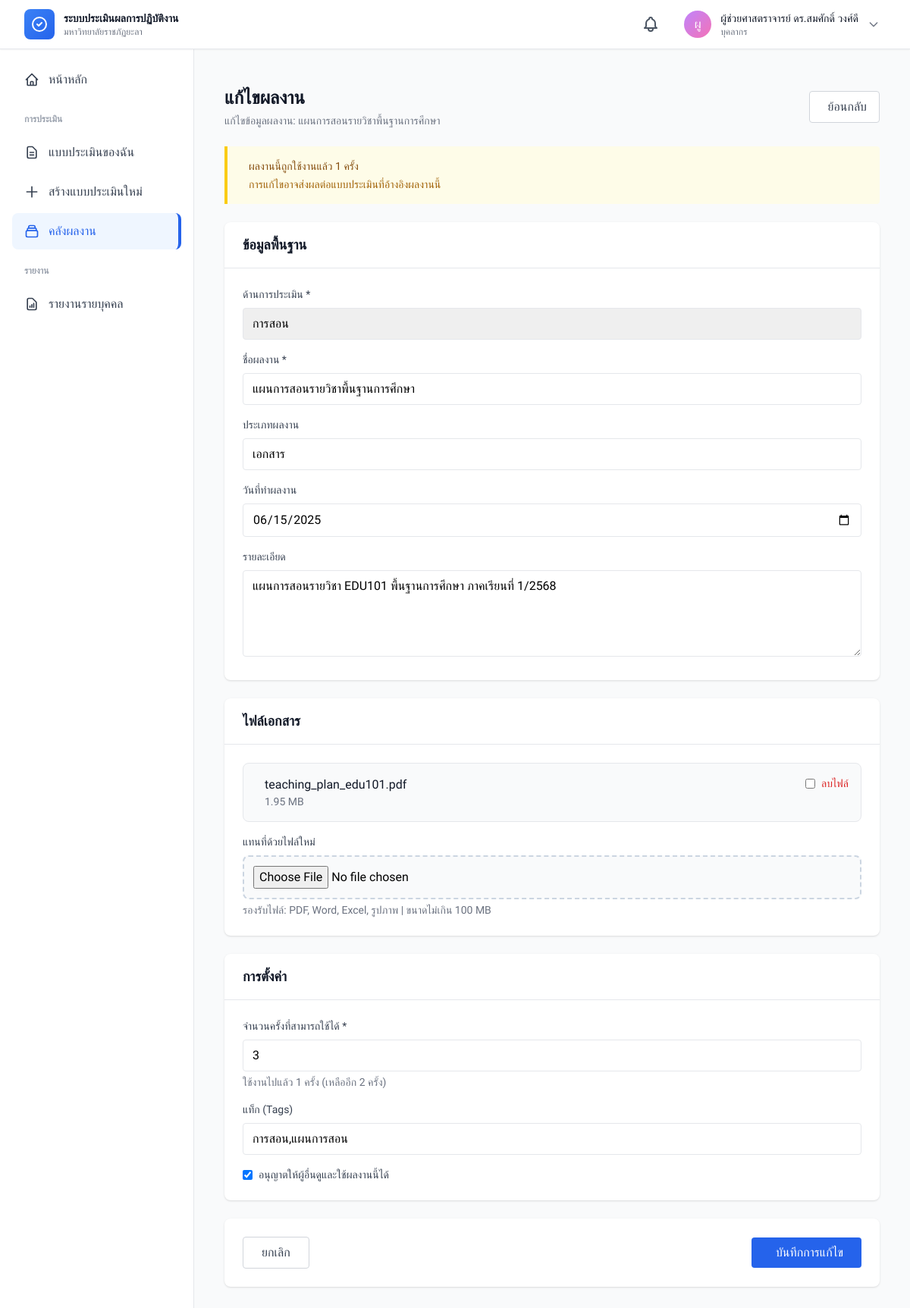
Screenshot of /modules/portfolio/edit.php?id=1 (signed in) with the database file from the repository.
### tables this page shows
CREATE TABLE `portfolios` (
  `portfolio_id` int(11) NOT NULL,
  `user_id` int(11) NOT NULL,
  `aspect_id` int(11) NOT NULL,
  `title` varchar(500) NOT NULL,
  `description` text DEFAULT NULL,
  `work_type` varchar(100) DEFAULT NULL,
  `work_date` date DEFAULT NULL,
  `max_usage_count` int(11) DEFAULT 1,
  `current_usage_count` int(11) DEFAULT 0,
  `file_path` varchar(500) DEFAULT NULL,
  `file_name` varchar(255) DEFAULT NULL,
  `file_size` int(11) DEFAULT NULL,
  `is_shared` tinyint(1) DEFAULT 0,
  `created_by` int(11) DEFAULT NULL,
  `updated_by` int(11) DEFAULT NULL,
  `tags` varchar(500) DEFAULT NULL,
  `created_at` timestamp NOT NULL DEFAULT current_timestamp(),
  `updated_at` timestamp NOT NULL DEFAULT current_timestamp() ON UPDATE current_timestamp()
);

CREATE TABLE `evaluation_aspects` (
  `aspect_id` int(11) NOT NULL,
  `personnel_type_id` int(11) DEFAULT NULL,
  `aspect_code` varchar(20) NOT NULL,
  `aspect_name_th` varchar(255) NOT NULL,
  `aspect_name_en` varchar(255) DEFAULT NULL,
  `description` text DEFAULT NULL,
  `max_score` decimal(10,2) DEFAULT 100.00,
  `weight_percentage` decimal(5,2) DEFAULT 0.00,
  `sort_order` int(11) DEFAULT 0,
  `display_order` int(11) DEFAULT 0,
  `is_active` tinyint(1) DEFAULT 1,
  `created_by` int(11) DEFAULT NULL,
  `updated_by` int(11) DEFAULT NULL,
  `created_at` timestamp NOT NULL DEFAULT current_timestamp(),
  `updated_at` timestamp NOT NULL DEFAULT current_timestamp() ON UPDATE current_timestamp()
);

### includes/helpers.php (called while the page is built, shortened)
<?php
function format_bytes($bytes, $precision = 2)
{
    $units = ['Bytes', 'KB', 'MB', 'GB', 'TB'];
    $base = log($bytes, 1024);
    $pow = floor($base);
    return round(pow(1024, $base - $pow), $precision) . ' ' . $units[$pow];
}
function e($string)
{
    return htmlspecialchars($string, ENT_QUOTES, 'UTF-8');
}

### config/app.php (called while the page is built, shortened)
<?php
function url($path = '')
{
    return APP_URL . '/' . ltrim($path, '/');
}
function error($key)
{
    return $_SESSION['errors'][$key] ?? null;
}

### modules/portfolio/edit.php (the view, shortened to what this page needs)
<?php
require_once APP_ROOT . '/config/app.php';
require_once APP_ROOT . '/includes/helpers.php';
$db = getDB();
$user_id = $_SESSION['user']['user_id'];
$portfolio_id = $_GET['id'] ?? 0;
try {
    $stmt = $db->prepare("
        SELECT p.*, ea.aspect_name_th
        FROM portfolios p
        LEFT JOIN evaluation_aspects ea ON p.aspect_id = ea.aspect_id
        WHERE p.portfolio_id = ? AND p.user_id = ?
    ");
    $stmt->execute([$portfolio_id, $user_id]);
    $portfolio = $stmt->fetch();
    $stmt = $db->prepare("
        SELECT COUNT(*) as usage_count
        FROM evaluation_portfolios
        WHERE portfolio_id = ?
    ");
    $stmt->execute([$portfolio_id]);
    $usage = $stmt->fetch();
    $stmt = $db->query("
        SELECT aspect_id, aspect_name_th, description
        FROM evaluation_aspects
        WHERE is_active = 1
        ORDER BY display_order
    ");
    $aspects = $stmt->fetchAll();
} catch (Exception $e) {
    error_log('Edit Portfolio Error: ' . $e->getMessage());
    flash_error('เกิดข้อผิดพลาด: ' . $e->getMessage());
    redirect('modules/portfolio/index.php');
    exit;
}
include APP_ROOT . '/includes/header.php';
?>
<div class="container mx-auto px-4 py-6">
    <div class="max-w-4xl mx-auto">
        <div class="mb-6">
            <div class="flex items-center justify-between">
                <div>
                    <h1 class="text-2xl font-bold text-gray-900">แก้ไขผลงาน</h1>
                    <p class="mt-1 text-sm text-gray-500">
                        แก้ไขข้อมูลผลงาน: <?php echo e($portfolio['title']); ?>
                    </p>
                </div>
                <a href="<?php echo url('modules/portfolio/index.php'); ?>"
                    class="bg-white border border-gray-300 text-gray-700 px-4 py-2 rounded hover:bg-gray-50">
                    <i class="fas fa-arrow-left mr-2"></i>ย้อนกลับ
                </a>
            </div>
        </div>
        <?php if ($usage['usage_count'] > 0): ?>
            <div class="mb-6 bg-yellow-50 border-l-4 border-yellow-400 p-4 rounded-r">
                <div class="flex">
                    <div>
                        <p class="text-sm font-medium text-yellow-800">
                            ผลงานนี้ถูกใช้งานแล้ว <?php echo $usage['usage_count']; ?> ครั้ง
                        </p>
                        <p class="text-sm text-yellow-700 mt-1">
                            การแก้ไขอาจส่งผลต่อแบบประเมินที่อ้างอิงผลงานนี้
                        </p>
                    </div>
                </div>
            </div>
        <?php endif; ?>
        <form method="POST" enctype="multipart/form-data" class="space-y-6">
            <div class="bg-white rounded-lg shadow">
                <div class="border-b px-6 py-4">
                    <h3 class="text-lg font-semibold text-gray-900">ข้อมูลพื้นฐาน</h3>
                </div>
                <div class="p-6 space-y-4">
                    <div>
                        <label class="block text-sm font-medium text-gray-700 mb-2">ด้านการประเมิน *</label>
                        <select name="aspect_id"
                            class="w-full border rounded px-3 py-2 <?php echo error('aspect_id') ? 'border-red-500' : ''; ?>"
                            required>
                            <?php foreach ($aspects as $aspect): ?>
                                <option value="<?php echo $aspect['aspect_id']; ?>"
                                    <?php echo $portfolio['aspect_id'] == $aspect['aspect_id'] ? 'selected' : ''; ?>>
                                    <?php echo e($aspect['aspect_name_th']); ?>
                                </option>
                            <?php endforeach; ?>
                        </select>
                    </div>
                    <div>
                        <label class="block text-sm font-medium text-gray-700 mb-2">ชื่อผลงาน *</label>
                        <input type="text" name="title" value="<?php echo e($portfolio['title']); ?>"
                            class="w-full border rounded px-3 py-2 <?php echo error('title') ? 'border-red-500' : ''; ?>"
                            required>
                    </div>
                    <div>
                        <label class="block text-sm font-medium text-gray-700 mb-2">ประเภทผลงาน</label>
                        <input type="text" name="work_type" value="<?php echo e($portfolio['work_type']); ?>"
                            class="w-full border rounded px-3 py-2">
                    </div>
                    <div>
                        <label class="block text-sm font-medium text-gray-700 mb-2">วันที่ทำผลงาน</label>
                        <input type="date" name="work_date" value="<?php echo e($portfolio['work_date']); ?>"
                            class="w-full border rounded px-3 py-2">
                    </div>
                    <div>
                        <label class="block text-sm font-medium text-gray-700 mb-2">รายละเอียด</label>
                        <textarea name="description" class="w-full border rounded px-3 py-2"
                            rows="4"><?php echo e($portfolio['description']); ?></textarea>
                    </div>
                </div>
            </div>
            <div class="bg-white rounded-lg shadow">
                <div class="border-b px-6 py-4">
                    <h3 class="text-lg font-semibold text-gray-900">ไฟล์เอกสาร</h3>
                </div>
                <div class="p-6 space-y-4">
                    <?php if ($portfolio['file_name']): ?>
                        <div class="bg-gray-50 border border-gray-200 rounded-lg p-4">
                            <div class="flex items-start justify-between">
                                <div class="flex items-center flex-1">
                                    <div class="flex-1">
                                        <p class="font-medium text-gray-900"><?php echo e($portfolio['file_name']); ?></p>
                                        <p class="text-sm text-gray-500">
                                            <?php echo format_bytes($portfolio['file_size']); ?>
                                        </p>
                                    </div>
                                </div>
                                <label class="flex items-center">
                                    <input type="checkbox" name="delete_file" value="1" class="rounded text-red-600">
                                    <span class="ml-2 text-sm text-red-600">ลบไฟล์</span>
                                </label>
                            </div>
                        </div>
                    <?php endif; ?>
                    <div>
                        <label class="block text-sm font-medium text-gray-700 mb-2">
                            <?php echo $portfolio['file_name'] ? 'แทนที่ด้วยไฟล์ใหม่' : 'แนบไฟล์'; ?>
                        </label>
                        <input type="file" name="file" class="w-full border rounded px-3 py-2"
                            accept=".pdf,.doc,.docx,.xls,.xlsx,.jpg,.jpeg,.png">
                        <p class="text-gray-500 text-sm mt-1">
                            รองรับไฟล์: PDF, Word, Excel, รูปภาพ | ขนาดไม่เกิน
                            <?php echo format_bytes(MAX_FILE_SIZE); ?>
                        </p>
                    </div>
                </div>
            </div>
            <div class="bg-white rounded-lg shadow">
                <div class="border-b px-6 py-4">
                    <h3 class="text-lg font-semibold text-gray-900">การตั้งค่า</h3>
                </div>
                <div class="p-6 space-y-4">
                    <div>
                        <label class="block text-sm font-medium text-gray-700 mb-2">จำนวนครั้งที่สามารถใช้ได้
                            *</label>
                        <input type="number" name="max_usage_count" value="<?php echo $portfolio['max_usage_count']; ?>"
                            class="w-full border rounded px-3 py-2 <?php echo error('max_usage_count') ? 'border-red-500' : ''; ?>"
                            min="<?php echo $portfolio['current_usage_count']; ?>" max="10" required>
                        <p class="text-gray-500 text-sm mt-1">
                            ใช้งานไปแล้ว <?php echo $portfolio['current_usage_count']; ?> ครั้ง
                            (เหลืออีก <?php echo $portfolio['max_usage_count'] - $portfolio['current_usage_count']; ?>
                            ครั้ง)
                        </p>
                    </div>
                    <div>
                        <label class="block text-sm font-medium text-gray-700 mb-2">แท็ก (Tags)</label>
                        <input type="text" name="tags" value="<?php echo e($portfolio['tags']); ?>"
                            class="w-full border rounded px-3 py-2" placeholder="คั่นด้วยเครื่องหมายจุลภาค">
                    </div>
                    <div>
                        <label class="flex items-center">
                            <input type="checkbox" name="is_shared" value="1"
                                <?php echo $portfolio['is_shared'] ? 'checked' : ''; ?> class="rounded text-blue-600">
                            <span class="ml-2 text-sm text-gray-700">
                                อนุญาตให้ผู้อื่นดูและใช้ผลงานนี้ได้
                            </span>
                        </label>
                    </div>
                </div>
            </div>
            <div class="bg-white rounded-lg shadow">
                <div class="p-6">
                    <div class="flex items-center justify-between">
                        <a href="<?php echo url('modules/portfolio/index.php'); ?>"
                            class="bg-white border border-gray-300 text-gray-700 px-6 py-2 rounded hover:bg-gray-50">
                            ยกเลิก
                        </a>
                        <button type="submit" class="bg-blue-600 hover:bg-blue-700 text-white px-6 py-2 rounded">
                            <i class="fas fa-save mr-2"></i>บันทึกการแก้ไข
                        </button>
                    </div>
                </div>
            </div>
        </form>
    </div>
</div>
<?php include APP_ROOT . '/includes/footer.php'; ?>

### assets/css/custom.css (style rules this page uses)
* { margin: 0; padding: 0; box-sizing: border-box; }
body { font-family: 'Sarabun', -apple-system, BlinkMacSystemFont, 'Segoe UI', sans-serif; -webkit-font-smoothing: antialiased; -moz-osx-font-smoothing: grayscale; }
a, button, input, select, textarea { transition: all 0.2s ease-in-out; }
input[type="text"], input[type="email"], input[type="password"], input[type="number"], input[type="date"], input[type="tel"], select, textarea { appearance: none; -webkit-appearance: none; -moz-appearance: none; }
input[type="file"] { display: block; width: 100%; padding: 0.75rem; border: 2px dashed #cbd5e1; border-radius: 0.5rem; background-color: #f9fafb; cursor: pointer; transition: all 0.2s; }

### includes/header.php (style rules this page uses)
body { font-family: 'Sarabun', sans-serif; }
.space-y-4>*+* { margin-top: 1rem; }

### rows the page displays
portfolios: title "แผนการสอนรายวิชาพื้นฐานการศึกษา", aspect_id "การสอน", work_type "เอกสาร", work_date "06/15/2025", description "แผนการสอนรายวิชา EDU101 พื้นฐานการศึกษา ภาคเรียนที่ 1/2568", file_name "teaching_plan_edu101.pdf", file_size "1.95 MB", max_usage_count "3", current_usage_count "1", $portfolio['max_usage_count'] - $portfolio['current_usage_count'] "2", tags "การสอน,แผนการสอน", is_shared "☑"

### other values shown
mb_substr($current_user['full_name_th'], 0, 2) "ผู"
$current_user['full_name_th'] "ผู้ช่วยศาสตราจารย์ ดร.สมศักดิ์ วงศ์ดี"
$role_names[$current_user['role']] "บุคลากร"
$usage['usage_count'] "1"
format_bytes(MAX_FILE_SIZE) "100 MB"
